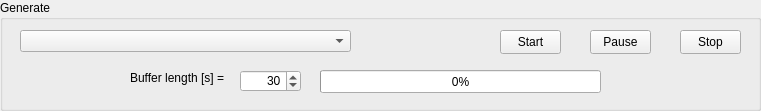
   <widget class="QGroupBox" name="GenerateGroupBox">
    <property name="geometry">
     <rect>
      <x>20</x>
      <y>560</y>
      <width>761</width>
      <height>111</height>
     </rect>
    </property>
    <property name="title">
     <string>Generate</string>
    </property>
    <widget class="QPushButton" name="GenerateStartButton">
     <property name="geometry">
      <rect>
       <x>500</x>
       <y>30</y>
       <width>61</width>
       <height>24</height>
      </rect>
     </property>
     <property name="text">
      <string>Start</string>
     </property>
    </widget>
    <widget class="QPushButton" name="GeneratePauseButton">
     <property name="geometry">
      <rect>
       <x>590</x>
       <y>30</y>
       <width>61</width>
       <height>24</height>
      </rect>
     </property>
     <property name="text">
      <string>Pause</string>
     </property>
    </widget>
    <widget class="QPushButton" name="GenerateStopButton">
     <property name="geometry">
      <rect>
       <x>680</x>
       <y>30</y>
       <width>61</width>
       <height>24</height>
      </rect>
     </property>
     <property name="text">
      <string>Stop</string>
     </property>
    </widget>
    <widget class="QComboBox" name="GenerateDeviceComboBox">
     <property name="geometry">
      <rect>
       <x>20</x>
       <y>30</y>
       <width>331</width>
       <height>22</height>
      </rect>
     </property>
    </widget>
    <widget class="QLabel" name="BufferLengthLabel">
     <property name="geometry">
      <rect>
       <x>130</x>
       <y>70</y>
       <width>101</width>
       <height>16</height>
      </rect>
     </property>
     <property name="text">
      <string>Buffer length [s] =</string>
     </property>
    </widget>
    <widget class="QProgressBar" name="BufferProgressBar">
     <property name="geometry">
      <rect>
       <x>320</x>
       <y>70</y>
       <width>281</width>
       <height>23</height>
      </rect>
     </property>
     <property name="value">
      <number>0</number>
     </property>
    </widget>
    <widget class="QSpinBox" name="BufferLengthSpin">
     <property name="geometry">
      <rect>
       <x>240</x>
       <y>70</y>
       <width>61</width>
       <height>22</height>
      </rect>
     </property>
     <property name="alignment">
      <set>Qt::AlignRight|Qt::AlignTrailing|Qt::AlignVCenter</set>
     </property>
     <property name="buttonSymbols">
      <enum>QAbstractSpinBox::UpDownArrows</enum>
     </property>
     <property name="minimum">
      <number>2</number>
     </property>
     <property name="maximum">
      <number>3600</number>
     </property>
     <property name="value">
      <number>30</number>
     </property>
    </widget>
   </widget>
